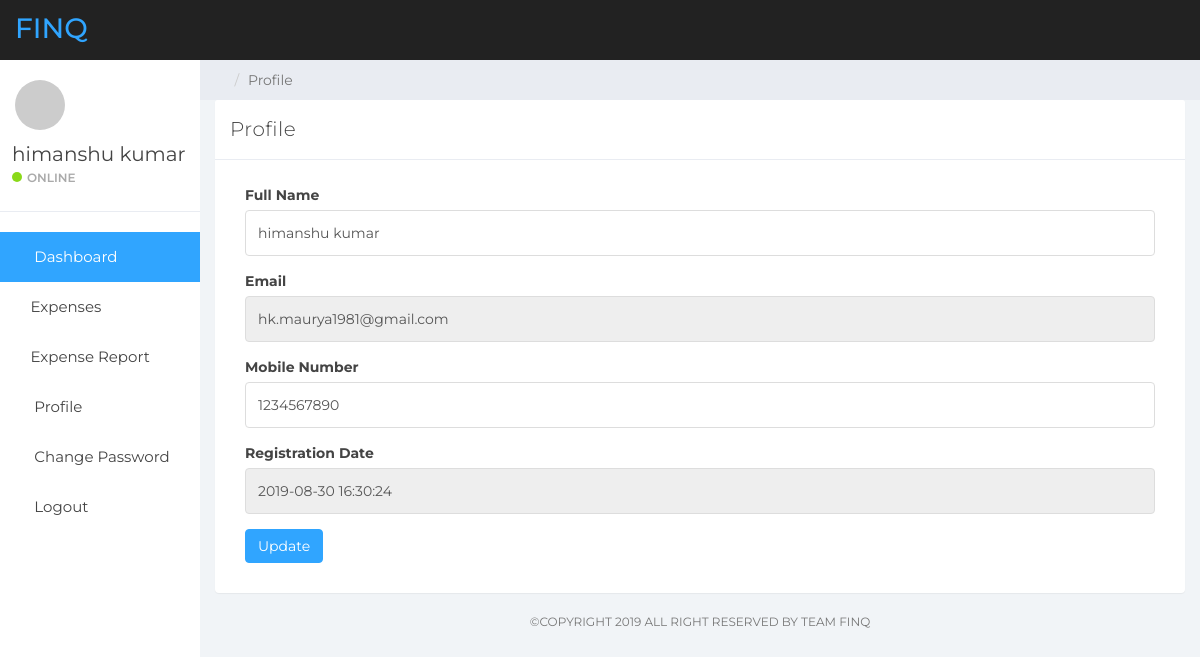
/finQ/project/dets/user-profile.php (signed in), run on the app's committed database.
### tables this page shows
CREATE TABLE `tbluser` (
  `ID` int(10) NOT NULL,
  `FullName` varchar(150) DEFAULT NULL,
  `Email` varchar(200) DEFAULT NULL,
  `MobileNumber` bigint(10) DEFAULT NULL,
  `Password` varchar(200) DEFAULT NULL,
  `RegDate` timestamp NOT NULL DEFAULT CURRENT_TIMESTAMP
);

### finQ/project/dets/user-profile.php (the view, shortened to what this page needs)
<?php
if (strlen($_SESSION['detsuid']==0)) {
  header('location:logout.php');
  } else{
  ?>
<!DOCTYPE html>
<html>
<head>
	<link href="css/bootstrap.min.css" rel="stylesheet">
	<link href="css/font-awesome.min.css" rel="stylesheet">
	<link href="css/datepicker3.css" rel="stylesheet">
	<link href="css/styles.css" rel="stylesheet">
</head>
<body>
	<?php include_once('includes/header.php');?>
	<?php include_once('includes/sidebar.php');?>
	<div class="col-sm-9 col-sm-offset-3 col-lg-10 col-lg-offset-2 main">
		<div class="row">
			<ol class="breadcrumb">
				<li><a href="#">
					<em class="fa fa-home"></em>
				</a></li>
				<li class="active">Profile</li>
			</ol>
		</div>
		<div class="row">
			<div class="col-lg-12">
				<div class="panel panel-default">
					<div class="panel-heading">Profile</div>
					<div class="panel-body">
						<div class="col-md-12">
							 <?php
$userid=$_SESSION['detsuid'];
$ret=mysqli_query($con,"select * from tbluser where ID='$userid'");
while ($row=mysqli_fetch_array($ret)) {
?>
							<form role="form" method="post" action="">
								<div class="form-group">
									<label>Full Name</label>
									<input class="form-control" type="text" value="<?php  echo $row['FullName'];?>" name="fullname" required="true">
								</div>
								<div class="form-group">
									<label>Email</label>
<input type="email" class="form-control" name="email" value="<?php  echo $row['Email'];?>" required="true" readonly="true">
								</div>
								<div class="form-group">
									<label>Mobile Number</label>
									<input class="form-control" type="text" value="<?php  echo $row['MobileNumber'];?>" required="true" name="contactnumber" maxlength="10">
								</div>
								<div class="form-group">
									<label>Registration Date</label>
									<input class="form-control" name="regdate" type="text" value="<?php  echo $row['RegDate'];?>" readonly="true">
								</div>
								<div class="form-group has-success">
									<button type="submit" class="btn btn-primary" name="submit">Update</button>
								</div>
								</div>
								<?php } ?>
						</div>
					</div>
				</div>
			</div>
			<?php include_once('includes/footer.php');?>
		</div>
</body>
</html>
<?php }  ?>

### finQ/project/dets/includes/sidebar.php (shortened to what this page needs)
<?php
include('includes/dbconnection.php');
?>
<div id="sidebar-collapse" class="col-sm-3 col-lg-2 sidebar">
        <div class="profile-sidebar">
            <div class="profile-userpic">
                <img src="http://placehold.it/50/30a5ff/fff" class="img-responsive" alt="">
            </div>
            <div class="profile-usertitle">
                <?php
$uid=$_SESSION['detsuid'];
$ret=mysqli_query($con,"select FullName from tbluser where ID='$uid'");
$row=mysqli_fetch_array($ret);
$name=$row['FullName'];
?>
                <div class="profile-usertitle-name"><?php echo $name; ?></div>
                <div class="profile-usertitle-status"><span class="indicator label-success"></span>Online</div>
            </div>
        </div>
        <ul class="nav menu">
            <li class="active"><a href="dashboard.php"><em class="fa fa-dashboard">&nbsp;</em> Dashboard</a></li>
            <li class="parent "><a data-toggle="collapse" href="#sub-item-1">
                <em class="fa fa-navicon">&nbsp;</em>Expenses <span data-toggle="collapse" href="#sub-item-1" class="icon pull-right"><em class="fa fa-plus"></em></span>
                </a>
            </li>
  <li class="parent "><a data-toggle="collapse" href="#sub-item-2">
                <em class="fa fa-navicon">&nbsp;</em>Expense Report <span data-toggle="collapse" href="#sub-item-1" class="icon pull-right"><em class="fa fa-plus"></em></span>
                </a>
            </li>
            <li><a href="user-profile.php"><em class="fa fa-user">&nbsp;</em> Profile</a></li>
             <li><a href="change-password.php"><em class="fa fa-clone">&nbsp;</em> Change Password</a></li>
<li><a href="logout.php"><em class="fa fa-power-off">&nbsp;</em> Logout</a></li>
        </ul>
    </div>

### finQ/project/dets/css/styles.css (style rules this page uses)
body { background: #f1f4f7; padding-top: 60px; font-size: 14px; color: #444444; font-family: "Montserrat", "Helvetica Neue", Helvetica, Arial, sans-serif; }
a, a:hover, a:focus { color: #30a5ff; }
input.form-control { border: 1px solid #ddd; box-shadow: none; height: 46px; }
.btn-primary, .btn-primary:hover, .btn-primary:focus, .btn-primary:active, .btn-primary.active, .open > .dropdown-toggle.btn-primary, .btn-primary.disabled, .btn-primary[disabled], fieldset[disabled] .btn-primary, .btn-primary.disabled:hover, .btn-primary[disabled]:hover, fieldset[disabled] .btn-primary:hover, .btn-primary.disabled:focus, .btn-primary[disabled]:focus, fieldset[disabled] .btn-primary:focus, .btn-primary.disabled:active, .btn-primary[disabled]:active, fieldset[disabled] .btn-primary:active, .btn-primary.disabled.active, .btn-primary[disabled].active, fieldset[disabled] .btn-primary.active { background-color: #30a5ff; border-color: #30a5ff; }
.label-success { background-color: #8ad919; }
.panel { border: 0; }
.panel-heading { font-size: 20px; font-weight: 300; letter-spacing: 0.025em; height: 60px; line-height: 38px; }
.panel-default .panel-heading { background: #fff; border-bottom: 1px solid #e9ecf2; color: #444444; }
.sidebar { display: block; padding: 0; display: none; box-shadow: none; background: #fff; }
.sidebar ul { margin: 20px 0px; }
@media (min-width: 768px) { .sidebar { display: block; position: fixed; top: 60px; bottom: 0; left: 0; z-index: 1000; display: block; margin: 0; padding: 0; overflow-x: hidden; overflow-y: auto; } }
.sidebar ul.nav .active a, .sidebar ul.nav li.parent a.active, .sidebar ul.nav .active > a:hover, .sidebar ul.nav li.parent a.active:hover, .sidebar ul.nav .active > a:focus, .sidebar ul.nav li.parent a.active:focus { color: #fff; background-color: #30a5ff; }
.sidebar ul.nav li a { height: 50px; font-size: 15px; line-height: 2em; color: #444444; }
.profile-sidebar { padding: 10px 0; border-bottom: 1px solid #e9ecf2; }
.indicator { width: 10px; height: 10px; display: inline-block; border-radius: 9999px; margin-right: 5px; }
.profile-userpic img { float: left; margin: 10px 0px 0px 15px; width: 50px; height: 50px; border-radius: 9999px !important; }
.profile-usertitle { float: left; text-align: left; margin: 10px 0 0 12px; }
.profile-usertitle-name { font-size: 20px; margin-bottom: 0px; }
.profile-usertitle-status { text-transform: uppercase; color: #AAA; font-size: 12px; font-weight: 600; margin-bottom: 15px; }
.breadcrumb { border-radius: 0; padding: 10px 15px 10px 15px; background: #e9ecf2; margin: 0; }

### data on the page
tbluser: FullName "himanshu kumar", fullname "himanshu kumar", email "hk.maurya1981@gmail.com", contactnumber "1234567890", regdate "2019-08-30 16:30:24"
